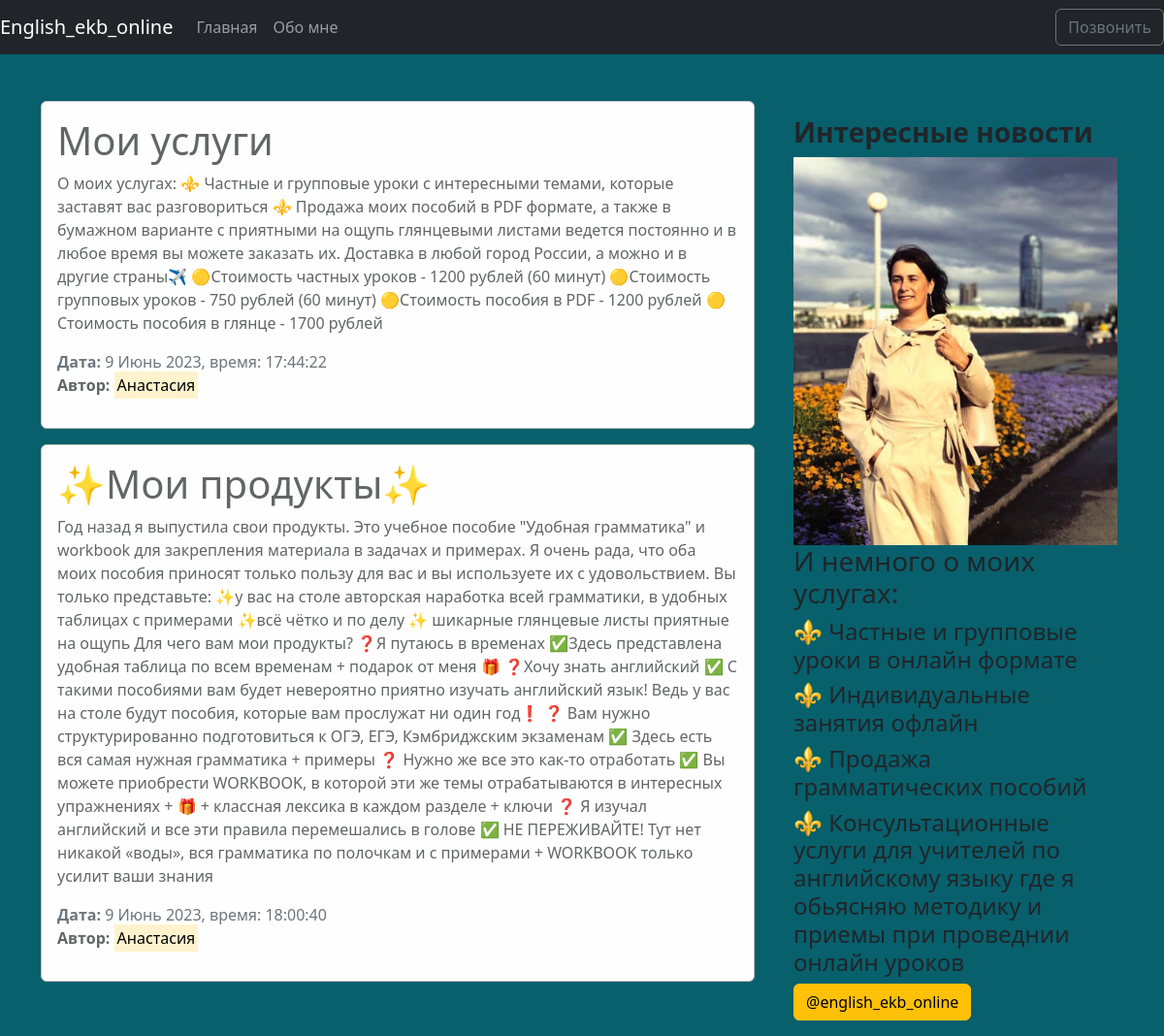
The page / on the database its author committed.
### blog/models.py (models this page shows)
class New(models.Model):
    title = models.CharField(max_length=100)
    text = models.TextField()
    data = models.DateTimeField(default=timezone.now)
    author = models.ForeignKey(User, on_delete=models.CASCADE)

### blog/views.py (the view)
# urls.py: 2. Add a URL to urlpatterns:  path('', views.home, name='home')
def home(request):
    data = {
        'news': New.objects.all(),
        'title': 'Главная страница'
    }
    return render(request, 'blog/home.html', data)

### blog/templates/blog/home.html
{% extends 'blog/main.html' %}
{% block main_section %}
    {% for post in news %}
        <div class="alert alert-light">
            <h1>{{ post.title }}</h1>
            <p>{{ post.text }}</p>
            <span class="text-muted"><b>Дата:</b> {{ post.data|date:'j F Y, время: H:i:s' }}</span>
            {% if post.author == 'Анастасия' %}
                <p><b>Автор:</b> <mark>English_ekb_online</mark></p>
            {% else %}
                <p><b>Автор:</b> <mark>{{ post.author }}</mark></p>
            {% endif %}
        </div>
    {% endfor %}
{% endblock main_section %}

### blog/templates/blog/main.html (shortened to what this page needs)
{% load static %}
<!DOCTYPE html>
<html lang="en">
<head>
    <link rel="stylesheet" href="https://cdn.jsdelivr.net/npm/bootstrap@5.2.3/dist/css/bootstrap.min.css">
    <link rel="stylesheet" href="{% static 'blog/main.css' %}">
</head>
<body>
    <nav class="navbar navbar-expand-lg navbar-dark bg-dark mb-5">
        <a class="navbar-brand" href="/">English_ekb_online</a>
        <div class="collapse navbar-collapse" id="navbarsExample09">
            <ul class="navbar-nav mr-auto">
                <li class="nav-item active">
                    <a class="nav-link" href="/">Главная</a>
                </li>
                <li class="nav-item">
                    <a class="nav-link" href="/blog/contacts">Обо мне</a>
                </li>
            </ul>
        </div>
        <div class="navbar-nav">
            <a href="tel:+79827552653" class="btn btn-outline-secondary">Позвонить</a>
        </div>
    </nav>
    <main class="container">
        <div class="row">
            <div class="col-md-8">
            {% block main_section %}
            {% endblock %}
        </div>
        <aside class="col-md-4">
            <div class="p-3">
                <h3><b>Интересные новости</b></h3>
                <img src="{% static 'blog/main.jpg' %}" height="400">
                <h3>И немного о моих услугах:</h3>
                    <h4>⚜️ Частные и групповые уроки в онлайн формате</h4>
                    <h4>⚜️ Индивидуальные занятия офлайн</h4>
                    <h4>⚜️ Продажа грамматических пособий</h4>
                    <h4>⚜️ Консультационные услуги для учителей по английскому языку где я обьясняю методику и приемы при проведнии онлайн уроков</h3>
                        <a href="https://instagram.com/english_ekb_online?igshid=NTc4MTIwNjQ2YQ==" target="_blank">
                            <button class="btn btn-warning">@english_ekb_online</button>
                        </a>
                    </div>
                </aside>
            </div>
    </main>
</body>
</html>

### blog/static/blog/main.css (style rules this page uses)
body { background: #07606c; }
.alert-light { border-color: #bfbfbf; }

### rows shown on the page
New: title "Мои услуги", text "О моих услугах: ⚜️ Частные и групповые уроки с интересными темами, которые заставят вас разговориться ⚜️ Продажа моих пособий в PDF формате, а также в бумажном варианте с приятными на ощупь глянцевыми листами ведется постоянно и в любое время вы можете заказать их. Доставка в любой город России, а можно и в другие страны✈️ 🟡Стоимость частных уроков - 1200 рублей (60 минут) 🟡Стоимость групповых уроков - 750 рублей (60 минут) 🟡Стоимость пособия в PDF - 1200 рублей 🟡Стоимость пособия в глянце - 1700 рублей", data "9 Июнь 2023, время: 17:44:22", author "Анастасия"
New: title "✨Мои продукты✨", text "Год назад я выпустила свои продукты. Это учебное пособие \"Удобная грамматика\" и workbook для закрепления материала в задачах и примерах. Я очень рада, что оба моих пособия приносят только пользу для вас и вы используете их с удовольствием. Вы только представьте: ✨у вас на столе авторская наработка всей грамматики, в удобных таблицах с примерами ✨всё чётко и по делу ✨ шикарные глянцевые листы приятные на ощупь Для чего вам мои продукты? ❓Я путаюсь в временах ✅Здесь представлена удобная таблица по всем временам + подарок от меня 🎁 ❓Хочу знать английский ✅ С такими пособиями вам будет невероятно приятно изучать английский язык! Ведь у вас на столе будут пособия, которые вам прослужат ни один…", data "9 Июнь 2023, время: 18:00:40", author "Анастасия"
